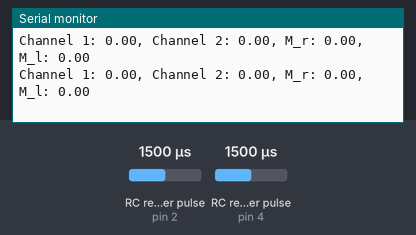
A sketch run on a simulated Arduino Uno, built with avr-gcc and run on an emulated ATmega328P. Parts: the last lines printed to the serial monitor. Wiring (inferred from the names in the program): 2 × RC receiver channel: data pin 2 / data pin 4. Inputs (shaded band) come from the test bench; at power-on: RC receiver pulse (sensors on pin 2, pin 4) 1500 µs.

Above: at 1.2 s.
1.3 s: RC receiver pulse (sensor on pin 2) set to 1020 µs
At 2.0 s:
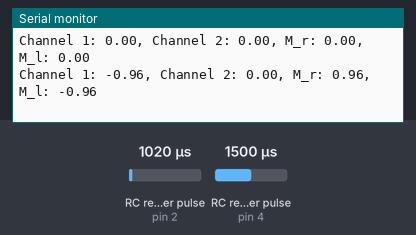
2.8 s: RC receiver pulse (sensor on pin 4) set to 1020 µs
At 3.6 s:
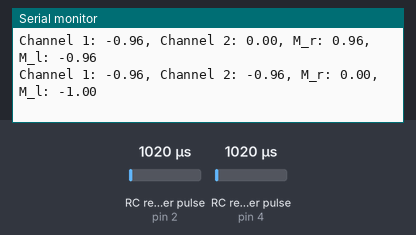
4.3 s: RC receiver pulse (sensor on pin 2) set to 1250 µs
At 4.3 s:
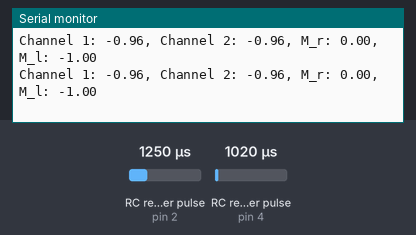
5.8 s: RC receiver pulse (sensor on pin 4) set to 1250 µs
At 6.1 s:
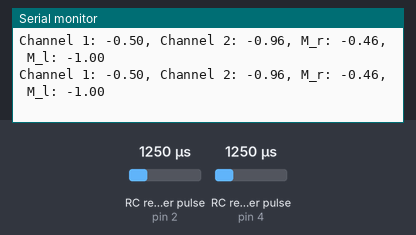
Timing chart, 0 to 8.3 s (numbered marks = the images above; inputs shaded):
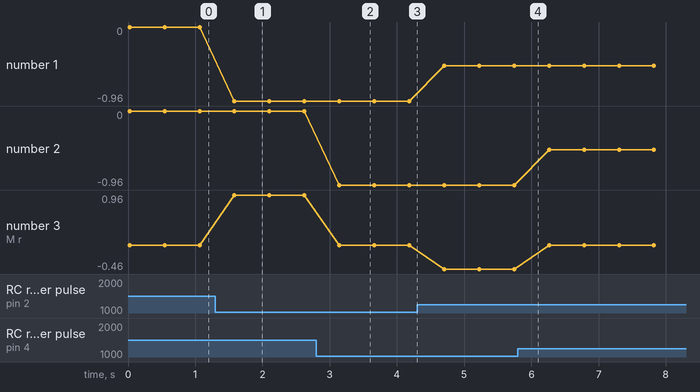

Measured:
- after the input at 1.3 s, the serial monitor: prints a new line after 0.28 s (image 1)
- after the input at 2.8 s, the serial monitor: prints a new line after 0.34 s (image 2)
- plotted number 1: 0 → -0.96 after the input at 1.3 s, -0.96 → -0.5 after the input at 4.3 s
- plotted number 3: 0 → 0.96 after the input at 1.3 s, 0 → -0.46 after the input at 4.3 s

The sketch:

rc_control.ino
```cpp
#define CH1 2  // Channel corresponds to pin number on board
#define CH2 4


class ChannelReader {
  public:
    ChannelReader() {}
    float readChannel(int channelInput, float minLimit = -1.0, float maxLimit = 1.0, float defaultValue = 0.0) {
      int ch = pulseIn(channelInput, HIGH, 30000);
      if (ch < 100) return defaultValue;
      return map(ch, 1000, 2000, minLimit * 100, maxLimit * 100) / 100.0;
    }

    bool readSwitch(int channelInput, bool defaultValue = false) {
      int intDefaultValue = (defaultValue) ? 100 : 0;
      float ch = readChannel(channelInput, 0, 100, intDefaultValue);
      return (ch > 50);
    }
};

float calculate_motor_1_value(float ch1Value, float ch2Value) {
  // ch2Value is y, ch1Value is x
  float m_r = ch2Value - ch1Value;
  return max(-1.0, min(1.0, m_r));
}

float calculate_motor_2_value(float ch1Value, float ch2Value) {
  // ch2Value is y, ch1Value is x
  float m_l = ch2Value + ch1Value;
  return max(-1.0, min(1.0, m_l));
}

void printStatus(float ch1Value, float ch2Value, float m_r, float m_l) {
  Serial.print("Channel 1: ");
  Serial.print(ch1Value);
  Serial.print(", Channel 2: ");
  Serial.print(ch2Value);

  Serial.print(", M_r: ");
  Serial.print(m_r);
  Serial.print(", M_l: ");
  Serial.println(m_l);
}


ChannelReader channelReader;

void setup() {
  Serial.begin(115200);
  pinMode(CH1, INPUT);
  pinMode(CH2, INPUT);
}

float ch1Value, ch2Value;
float m_r, m_l;

void loop() {
  ch1Value = channelReader.readChannel(CH1, -1.0, 1.0, 0.0);
  ch2Value = channelReader.readChannel(CH2, -1.0, 1.0, 0.0);

  m_r = calculate_motor_1_value(ch1Value, ch2Value);
  m_l = calculate_motor_2_value(ch1Value, ch2Value);

  printStatus(ch1Value, ch2Value, m_r, m_l);

  delay(500);
}
```
